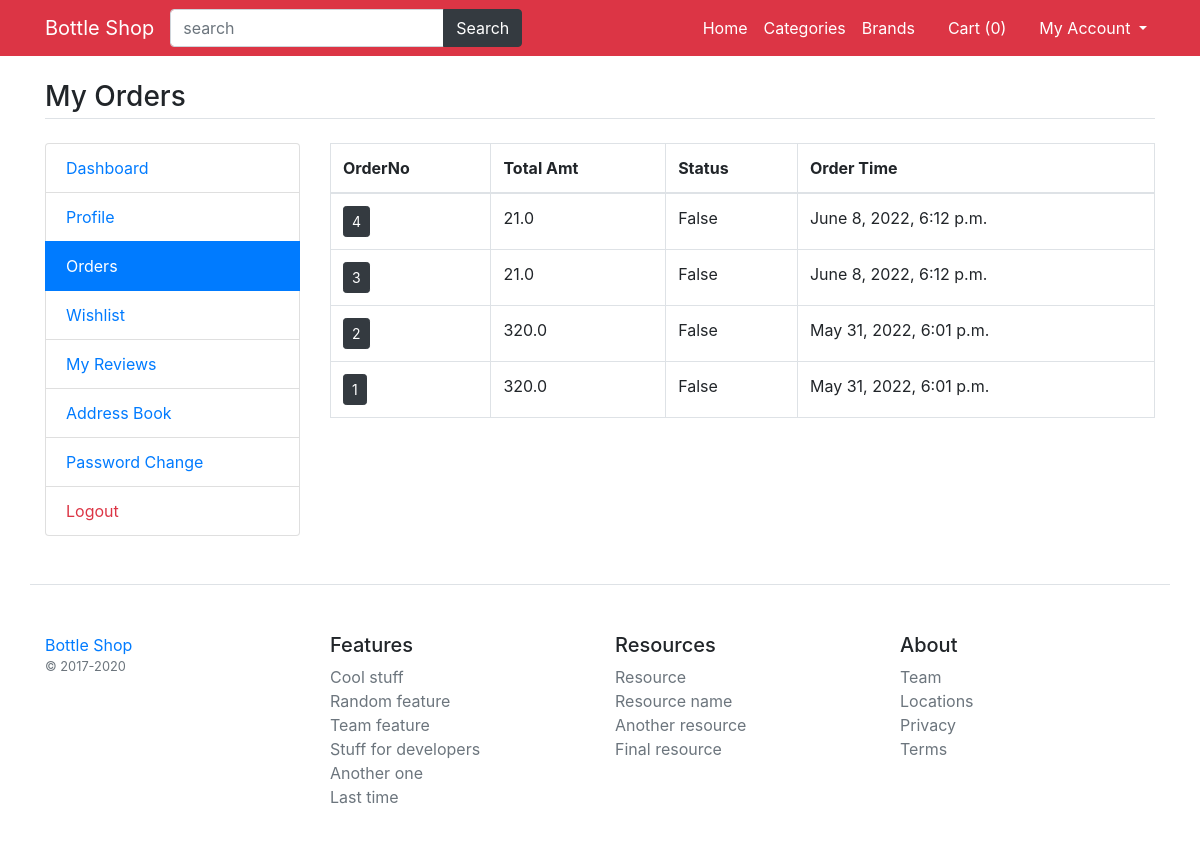
The app's page /my-orders (signed in) with its own data.
### main/models.py (models this page shows)
class CartOrder(models.Model):
    user=models.ForeignKey(User,on_delete=models.CASCADE)
    total_amt=models.FloatField()
    paid_status=models.BooleanField(default=False)
    order_dt=models.DateTimeField(auto_now_add=True)
    order_status=models.CharField(choices=status_choice,default='process', max_length=150)
    class Meta:
        verbose_name_plural = '8. Orders'

### main/views.py (the view)
# urls.py: path('my-orders', views.my_orders, name='my_orders'),
def my_orders(request):
    orders=CartOrder.objects.filter(user=request.user).order_by('-id')
    return render(request, 'user/orders.html',{'orders':orders})

### main/template_context.py (called while the page is built)
def get_filters(request):
    cats=Product.objects.distinct().values('category__title')
    brands=Product.objects.distinct().values('brand__title','brand__id')
    colors=ProductAttribute.objects.distinct().values('color__title','color__id', 'color__color_code')
    sizes=ProductAttribute.objects.distinct().values('size__title','size__id')
    minMaxPrice=ProductAttribute.objects.aggregate(Min('price'),Max('price'))
    data={
        'cats':cats,
        'brands':brands,
        'colors':colors,
        'sizes':sizes,
        'minMaxPrice':minMaxPrice,
    }
    return data

### main/templates/user/orders.html
{% extends 'base.html' %}
{% load static %}
{% block content %}
<main class="container my-4">
	<h3 class="my-4 border-bottom pb-1">My Orders</h3>
	<div class="row">
        <div class="col-md-3">
            {% include 'user/user-sidebar.html' %}
        </div>
        <div class="col-md-9">
            <div class="table-reponsive">
                <table class="table-bordered table">
                    <thead>
                        <tr>
                            <th>OrderNo</th>
                            <th>Total Amt</th>
                            <th>Status</th>
                            <th>Order Time</th>
                        </tr>
                    </thead>
                    <tbody>
                        {% for order in orders %}
                        <tr>
                            <td><a href="{% url 'my_order_items' order.id %}" class="btn btn-sm btn-dark">{{order.id}}</a></td>
                            <td>{{order.total_amt}}</td>
                            <td>{{order.paid_status}}</td>
                            <td>{{order.order_dt}}</td>
                        </tr>
                        {% endfor %}
                    </tbody>
                </table>
            </div>
        </div>
	</div>
</main>
{% endblock content %}

### records on screen
CartOrder: id "4", total_amt "21.0", paid_status "False", order_dt "June 8, 2022, 6:12 p.m."
CartOrder: id "3", total_amt "21.0", paid_status "False", order_dt "June 8, 2022, 6:12 p.m."
CartOrder: id "2", total_amt "320.0", paid_status "False", order_dt "May 31, 2022, 6:01 p.m."
CartOrder: id "1", total_amt "320.0", paid_status "False", order_dt "May 31, 2022, 6:01 p.m."

### other values on screen
{{ request.session.cartdata|length }} "0"
